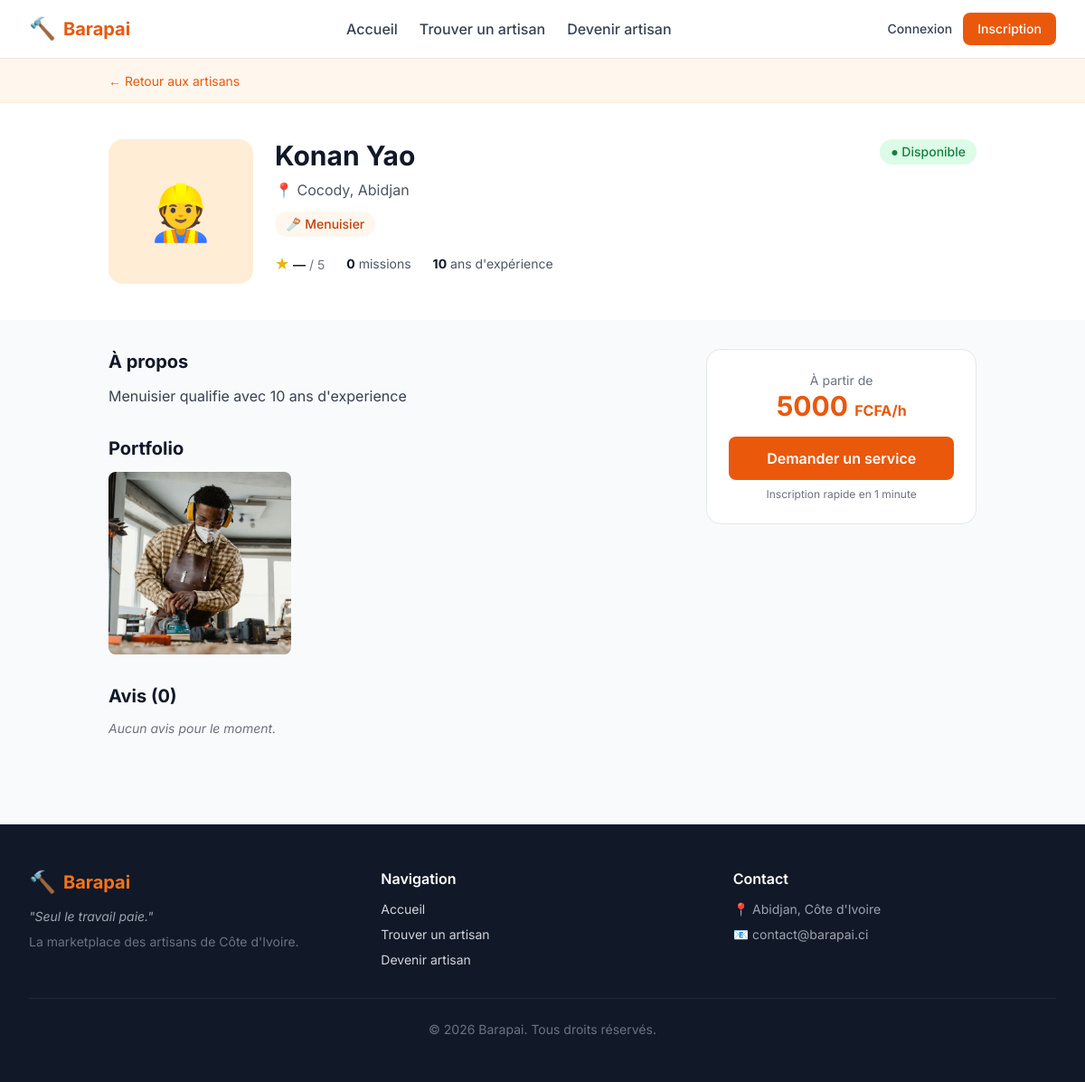
Page /artisans/1/ on the earlier database version.
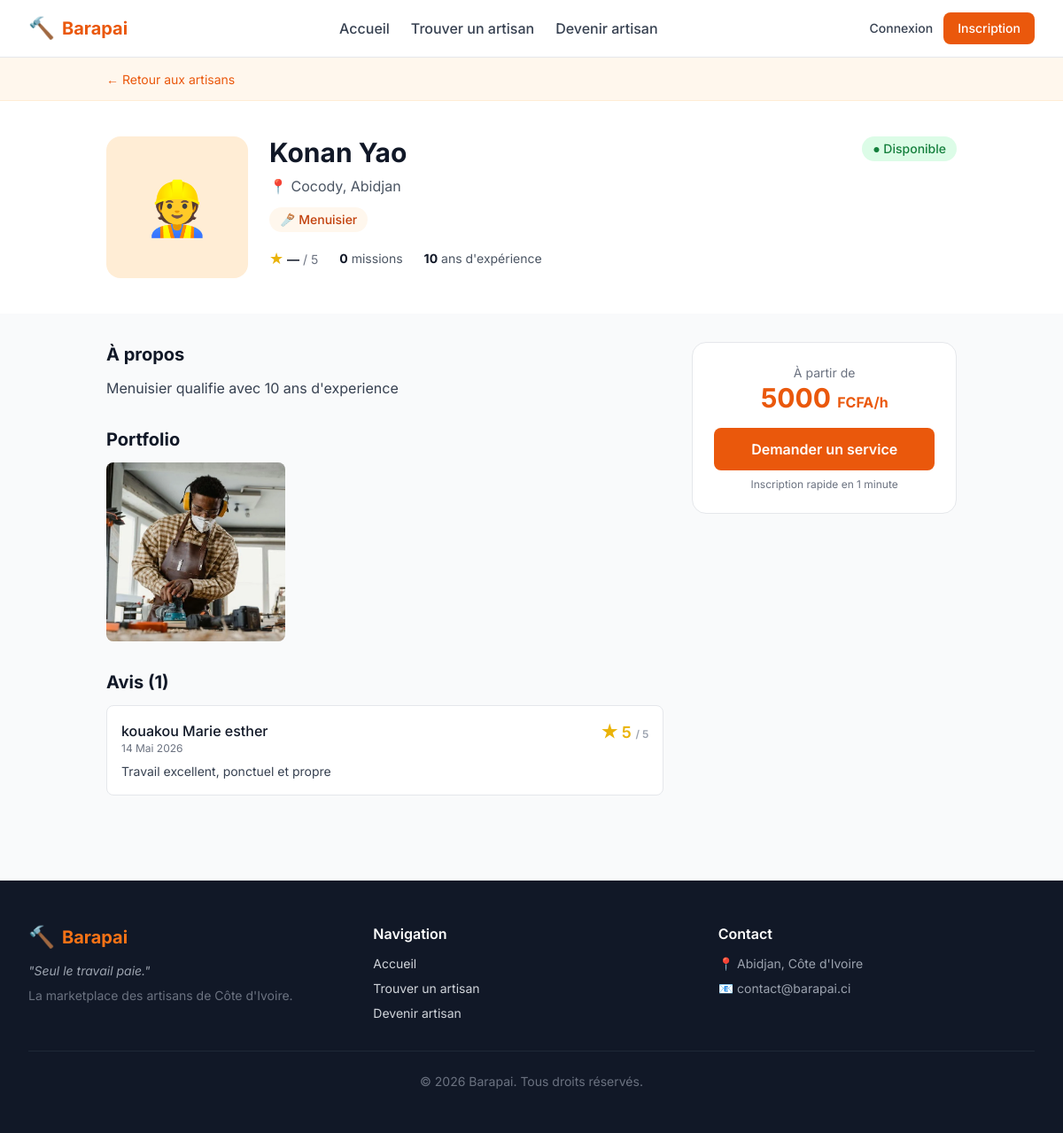
Same page on the later database version.
### apps/catalog/models.py (models this page shows, shortened)
class Category(models.Model):
    name = models.CharField(_('Nom'), max_length=100, unique=True)
    slug = models.SlugField(_('Slug'), max_length=100, unique=True)
    icon = models.CharField(
        _('Icone (emoji ou nom)'),
        max_length=50,
        blank=True,
        help_text=_('Ex: 🔧 ou wrench (nom lucide-icon)'),
    )
    description = models.TextField(_('Description'), blank=True)
    is_active = models.BooleanField(_('Active'), default=True)
    created_at = models.DateTimeField(auto_now_add=True)
    class Meta:
        verbose_name = _('Categorie')
        verbose_name_plural = _('Categories')
        ordering = ['name']

class PortfolioImage(models.Model):
    artisan = models.ForeignKey(
        'accounts.ArtisanProfile',
        on_delete=models.CASCADE,
        related_name='portfolio_images',
        verbose_name=_('Artisan'),
    )
    image = models.ImageField(_('Image'), upload_to='portfolio/')
    caption = models.CharField(_('Legende'), max_length=200, blank=True)
    uploaded_at = models.DateTimeField(auto_now_add=True)
    class Meta:
        verbose_name = _('Photo de portfolio')
        verbose_name_plural = _('Photos de portfolio')
        ordering = ['-uploaded_at']

### apps/services/models.py (models this page shows, shortened)
class Review(models.Model):
    service_request = models.OneToOneField(
        ServiceRequest,
        on_delete=models.CASCADE,
        related_name='review',
        verbose_name=_('Mission'),
    )
    rating = models.PositiveSmallIntegerField(
        _('Note (1 a 5)'),
        validators=[MinValueValidator(1), MaxValueValidator(5)],
    )
    comment = models.TextField(_('Commentaire'), blank=True)
    created_at = models.DateTimeField(auto_now_add=True)
    class Meta:
        verbose_name = _('Avis')
        verbose_name_plural = _('Avis')
        ordering = ['-created_at']

class ServiceRequest(models.Model):
    class Status(models.TextChoices):
        PENDING = 'PENDING', _('En attente')
        ACCEPTED = 'ACCEPTED', _('Acceptee')
        REJECTED = 'REJECTED', _('Refusee')
        COMPLETED = 'COMPLETED', _('Terminee')
        CANCELLED = 'CANCELLED', _('Annulee')
    client = models.ForeignKey(
        'accounts.User',
        on_delete=models.CASCADE,
        related_name='requests_made',
        limit_choices_to={'role': 'CLIENT'},
        verbose_name=_('Client'),
    )
    artisan = models.ForeignKey(
        'accounts.ArtisanProfile',
        on_delete=models.CASCADE,
        related_name='requests_received',
        verbose_name=_('Artisan'),
    )
    category = models.ForeignKey(
        'catalog.Category',
        on_delete=models.PROTECT,
        related_name='service_requests',
        verbose_name=_('Categorie'),
    )
    title = models.CharField(_('Titre'), max_length=200)
    description = models.TextField(_('Description'))
    budget_min = models.PositiveIntegerField(_('Budget min (FCFA)'), null=True, blank=True)
    budget_max = models.PositiveIntegerField(_('Budget max (FCFA)'), null=True, blank=True)
    address = models.CharField(_('Adresse'), max_length=255, blank=True)
    latitude = models.FloatField(_('Latitude'), null=True, blank=True)
    longitude = models.FloatField(_('Longitude'), null=True, blank=True)
    status = models.CharField(
        _('Statut'),
        max_length=20,
        choices=Status.choices,
        default=Status.PENDING,
    )
    created_at = models.DateTimeField(auto_now_add=True)
    updated_at = models.DateTimeField(auto_now=True)
    completed_at = models.DateTimeField(_('Termine le'), null=True, blank=True)
    class Meta:
        verbose_name = _('Demande de service')
        verbose_name_plural = _('Demandes de services')
        ordering = ['-created_at']

### apps/accounts/models.py (models this page shows, shortened)
class User(AbstractUser):
    class Role(models.TextChoices):
        CLIENT = 'CLIENT', _('Client')
        ARTISAN = 'ARTISAN', _('Artisan')
    username = None
    email = models.EmailField(_('Adresse email'), unique=True)
    phone = models.CharField(_('Telephone'), max_length=20, blank=True)
    full_name = models.CharField(_('Nom complet'), max_length=150)
    role = models.CharField(
        _('Role'),
        max_length=10,
        choices=Role.choices,
        default=Role.CLIENT,
    )
    is_phone_verified = models.BooleanField(_('Telephone verifie'), default=False)
    USERNAME_FIELD = 'email'  # email sert d'identifiant
    REQUIRED_FIELDS = ['full_name']  # demande lors de createsuperuser
    objects = UserManager()
    class Meta:
        verbose_name = _('Utilisateur')
        verbose_name_plural = _('Utilisateurs')

### apps/catalog/views.py (the view)
# urls.py: path('<int:pk>/', views.artisan_detail, name='artisan_detail'),
def artisan_detail(request, pk):
    artisan = get_object_or_404(
        ArtisanProfile.objects
        .select_related('user')
        .prefetch_related('categories', 'portfolio_images'),
        pk=pk,
    )
    recent_reviews = (
        Review.objects
        .filter(service_request__artisan=artisan)
        .select_related('service_request__client')
        .order_by('-created_at')[:5]
    )
    return render(request, 'catalog/artisan_detail.html', {
        'artisan': artisan,
        'recent_reviews': recent_reviews,
    })

### templates/catalog/artisan_detail.html (shortened to what the changed rows need)
{% extends 'base.html' %}
{% block content %}
<section class="bg-white">
    <div class="max-w-5xl mx-auto px-4 sm:px-6 lg:px-8 py-10">
        <div class="flex flex-col md:flex-row gap-6 items-start">
            <div class="flex-1">
                <div class="flex flex-wrap items-start justify-between gap-3 mb-2">
                    <h1 class="text-3xl font-bold text-gray-900">{{ artisan.user.full_name }}</h1>
                </div>
                <div class="flex flex-wrap gap-2 mb-4">
                    {% for cat in artisan.categories.all %}
                        <span class="text-sm bg-orange-50 text-orange-700 px-3 py-1 rounded-full font-medium">
                            {{ cat.icon }} {{ cat.name }}
                        </span>
                    {% endfor %}
                </div>
            </div>
        </div>
    </div>
</section>
<section class="max-w-5xl mx-auto px-4 sm:px-6 lg:px-8 py-8">
    <div class="grid md:grid-cols-3 gap-8">
        <div class="md:col-span-2 space-y-8">
            {% if artisan.bio %}
            <div>
                <h2 class="text-xl font-bold text-gray-900 mb-3">À propos</h2>
            </div>
            {% endif %}
            {% if artisan.portfolio_images.all %}
            <div>
                <h2 class="text-xl font-bold text-gray-900 mb-3">Portfolio</h2>
                <div class="grid grid-cols-2 md:grid-cols-3 gap-3">
                    {% for photo in artisan.portfolio_images.all %}
                    <div class="aspect-square rounded-lg overflow-hidden bg-gray-100">
                        <img src="{{ photo.image.url }}" alt="{{ photo.caption|default:'Realisation' }}"
                             class="w-full h-full object-cover hover:scale-105 transition duration-300">
                    </div>
                    {% endfor %}
                </div>
            </div>
            {% endif %}
            <div>
                <h2 class="text-xl font-bold text-gray-900 mb-3">
                    Avis ({{ recent_reviews|length }})
                </h2>
                {% if recent_reviews %}
                <div class="space-y-4">
                    {% for review in recent_reviews %}
                    <div class="bg-white border border-gray-200 rounded-lg p-4">
                        <div class="flex items-start justify-between mb-2">
                            <div>
                                <p class="font-medium text-gray-900">{{ review.service_request.client.full_name }}</p>
                                <p class="text-xs text-gray-500">{{ review.created_at|date:"d M Y" }}</p>
                            </div>
                            <div class="text-yellow-500 text-lg font-semibold whitespace-nowrap">
    ★ {{ review.rating }} <span class="text-xs text-gray-400">/ 5</span>
</div>
                        </div>
                        {% if review.comment %}
                            <p class="text-sm text-gray-700">{{ review.comment }}</p>
                        {% endif %}
                    </div>
                    {% endfor %}
                </div>
                {% else %}
                <p class="text-sm text-gray-500 italic">Aucun avis pour le moment.</p>
                {% endif %}
            </div>
        </div>
    </div>
</section>
{% endblock %}

Differences in the rows shown:
added Review: service_request.client.full_name "kouakou Marie esther", created_at "14 Mai 2026", rating "5", comment "Travail excellent, ponctuel et propre"
Other differences:
{{ recent_reviews|length }}: "0" → "1"
text no longer shown: "Aucun avis pour le moment."
